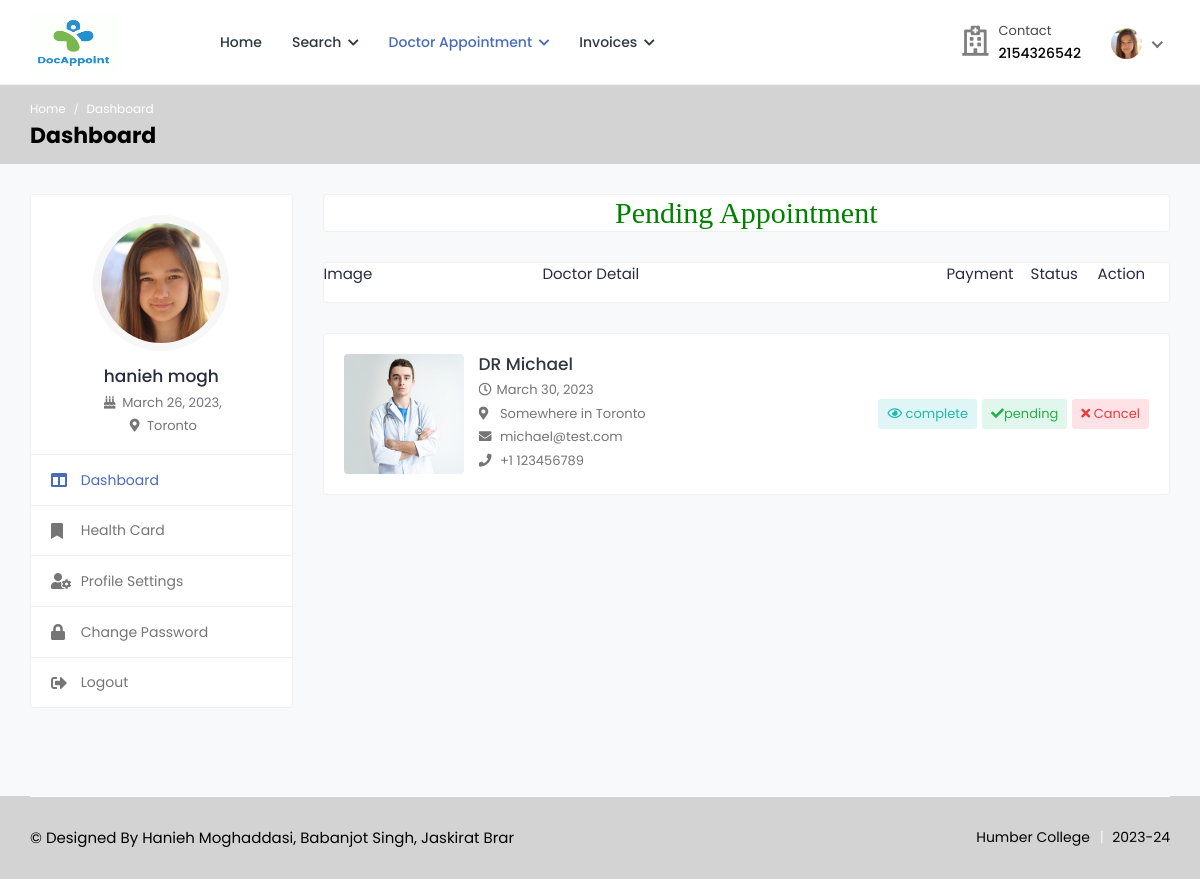
Screenshot of /patient_appoinment (signed in) with the database file from the repository.
### health/models.py (models this page shows, shortened)
class Patient(models.Model):
    user = models.ForeignKey(User,on_delete=models.CASCADE,null=True)
    blood_group = models.CharField(max_length=10,choices=blood_group,null=True, blank=True)
    health_uid = models.CharField(max_length=16,null=True, blank=True)
    ex_year= models.CharField(max_length=10,null=True, blank=True)
    ex_month= models.CharField(max_length=10,null=True, blank=True)
    cvv = models.CharField(max_length=10,null=True, blank=True)
    mobile_no = models.CharField(max_length=10,null=True, blank=True)
    addr = models.CharField(max_length=100,null=True, blank=True)
    card_status = models.CharField(max_length=100,null=True, blank=True)
    date_of_birth = models.DateField(null=True, blank=True)
    image = models.FileField(null=True, blank=True)

class Appointment(models.Model):
    doctor=models.ForeignKey(Doctor, on_delete=models.CASCADE, null=True)
    patient=models.ForeignKey(Patient, on_delete=models.CASCADE, null=True)
    medical=models.ForeignKey(Medical, on_delete=models.CASCADE, null=True)
    a_date=models.DateField(null=True)
    status=models.CharField(max_length=100,null=True)
    p_status=models.CharField(max_length=100,null=True)
    from_time = models.TimeField(null=True, blank=True)
    to_time = models.TimeField(null=True, blank=True)

class Doctor(models.Model):
    status = models.CharField(max_length=100,null=True)
    user = models.ForeignKey(User, on_delete=models.CASCADE, null=True)
    mobile_no = models.CharField(max_length=10, null=True, blank=True)
    addr = models.CharField(max_length=100, null=True, blank=True)
    experience = models.CharField(max_length=100, null=True, blank=True)
    specialist = models.CharField(max_length=100, null=True, blank=True)
    service = models.CharField(max_length=100, null=True, blank=True)
    clinic = models.CharField(max_length=100, null=True, blank=True)
    cl_address = models.CharField(max_length=100, null=True, blank=True)
    daystiming = models.CharField(max_length=100, null=True, blank=True)
    timing = models.CharField(max_length=100, null=True, blank=True)
    price = models.CharField(max_length=100, null=True, blank=True)
    date_of_birth = models.DateField(null=True, blank=True)
    gender = models.CharField(max_length=100,choices=gender,null=True, blank=True)
    biography = models.TextField(null=True, blank=True)
    image = models.FileField(null=True, blank=True)

### health/views.py (the view)
# urls.py: path('patient_appoinment', patient_appoinment,name="patient_appoinment"),
def patient_appoinment(request):
    appointment=Appointment.objects.filter(patient=Patient.objects.get(user=request.user),status="pending")
    return render(
        request,
        'patient/patient_appoinment.html',
        context={'data':appointment}
        )

### health/templates/patient/patient_appoinment.html (shortened to what this page needs)
{% extends 'patient/sidebar.html' %}
{% load static %}
{% block b %}
<h2 style="font-family:roman;color:green" align="center" class="card">Pending Appointment</h2>
        <div class="card">
                    <div class="row">
                        <div class="col-3">
                            <p>
                                Image
                            </p>
                        </div>
                            <div class="col-5">
                                <p>
                                    Doctor Detail
                                </p>
                            </div>
                        <div class="col-4">
                                    <span style="margin-right:5%;margin-left:15%">
                                        Payment
                                    </span>
                                    <span style="margin-right:6%">
                                        Status
                                    </span>
                                    <span>
                                        Action
                                    </span>
                            </div>
                        </div>
                    </div>
    {% for i in data %}
        <div class="appointments">
                <div class="appointment-list">
                    <div class="profile-info-widget">
                        <a href="#" class="booking-doc-img">
                            <img src="{{i.doctor.image.url}}" alt="User Image">
                        </a>
                        <div class="profile-det-info">
                            <h3><a href="#">DR {{i.doctor.user.first_name}}</a></h3>
                            <div class="patient-details">
                                <h5><i class="far fa-clock"></i>{{i.a_date}}</h5>
                                <h5><i class="fas fa-map-marker-alt"></i> {{i.doctor.cl_address}}</h5>
                                <h5><i class="fas fa-envelope"></i> {{i.doctor.user.email}}</h5>
                                <h5 class="mb-0"><i class="fas fa-phone"></i> +1 {{i.doctor.mobile_no}}</h5>
                            </div>
                        </div>
                    </div>
                    <div class="appointment-action">
                        <a href="#" class="btn btn-sm bg-info-light" data-toggle="modal" data-target="#appt_details">
                            <i class="far fa-eye"></i> {{i.p_status}}
                        </a>
                        <a href="javascript:void(0);" class="btn btn-sm bg-success-light">
                            <i class="fas fa-check"></i>{{i.status}}
                        </a>
                        <a href="{% url 'cancel_appointment' i.id %}" class="btn btn-sm bg-danger-light" onclick="return confirm('Are you sure to Cancel Appointment?')">
                            <i class="fas fa-times"></i> Cancel
                        </a>
                    </div>
                </div>
            </div>
{% endfor %}
{% endblock %}

### health/templates/patient/sidebar.html
{% extends 'patient/base.html' %}
{% block body %}
{% load static %}
			<div class="breadcrumb-bar">
				<div class="container-fluid">
					<div class="row align-items-center">
						<div class="col-md-12 col-12">
							<nav aria-label="breadcrumb" class="page-breadcrumb">
								<ol class="breadcrumb">
									<li class="breadcrumb-item"><a href="index-2.html">Home</a></li>
									<li class="breadcrumb-item active" aria-current="page">Dashboard</li>
								</ol>
							</nav>
							<h2 class="breadcrumb-title">Dashboard</h2>
						</div>
					</div>
				</div>
			</div>
			<div class="content">
				<div class="container-fluid">
					<div class="row">
						<div class="col-md-5 col-lg-4 col-xl-3 theiaStickySidebar">
                            <div class="profile-sidebar">
								<div class="widget-profile pro-widget-content">
									<div class="profile-info-widget">
										<a href="#" class="booking-doc-img">
											{% if request.user.patient_set.all.0.image %}
											<img src="{{request.user.patient_set.all.0.image.url}}" alt="User Image">
											{% endif %}
										</a>
										<div class="profile-det-info">
											<h3>{{request.user.first_name}} {{request.user.last_name}}</h3>
											<div class="patient-details">
												<h5><i class="fas fa-birthday-cake"></i> {{request.user.patient_set.all.0.date_of_birth}},</h5>
												<h5 class="mb-0"><i class="fas fa-map-marker-alt"></i> {{request.user.patient_set.all.0.addr}}</h5>
											</div>
										</div>
									</div>
								</div>
								<div class="dashboard-widget">
									<nav class="dashboard-menu">
										<ul>
											<li class="active">
												<a href="{% url 'dashboard_for_patient' %}">
													<i class="fas fa-columns"></i>
													<span>Dashboard</span>
												</a>
											</li>
											<li>
												<a href="{%  url 'apply_healthcard' %}">
													<i class="fas fa-bookmark"></i>
													<span>Health Card</span>
												</a>
											</li>
											<li>
												<a href="{% url 'profile_for_patient' %}">
													<i class="fas fa-user-cog"></i>
													<span>Profile Settings</span>
												</a>
											</li>
											<li>
												<a href="{% url 'patient_update_password' %}">
													<i class="fas fa-lock"></i>
													<span>Change Password</span>
												</a>
											</li>
											<li>
												<a href="{% url 'logout' %}">
													<i class="fas fa-sign-out-alt"></i>
													<span>Logout</span>
												</a>
											</li>
										</ul>
									</nav>
								</div>
							</div>
						</div>
						<div class="col-md-7 col-lg-8 col-xl-9">
                            {% block b %}
                            {% endblock %}
                            </div>
					</div>
				</div>
			</div>
{% endblock %}

### health/templates/patient/base.html (shortened to what this page needs)
<!DOCTYPE html>
{% load static %}
<html lang="en">
<head>
		<link rel="stylesheet" href="{% static 'user/css/bootstrap.min.css' %}">
		<link rel="stylesheet" href="{% static 'user/plugins/fontawesome/css/fontawesome.min.css' %}">
		<link rel="stylesheet" href="{% static 'user/plugins/fontawesome/css/all.min.css' %}">
		<link rel="stylesheet" href="{% static 'user/css/style.css' %}">
	</head>
	<body>
		<div class="main-wrapper">
			<header class="header">
				<nav class="navbar navbar-expand-lg header-nav">
					<div class="navbar-header">
						<a href="{% url 'home' %}" class="navbar-brand logo">
							<img src="{% static 'user/img/favicon (1).png' %}" class="img-fluid" alt="Logo" style="width:90px;height:60px">
						</a>
					</div>
					<div class="main-menu-wrapper">
						<ul class="main-nav">
							<li>
								<a href="{% url 'dashboard_for_patient' %}">Home</a>
							</li>
							<li class="has-submenu">
								<a href="#">Search <i class="fas fa-chevron-down"></i></a>
							</li>
							<li class="has-submenu active">
								<a href="#"> Doctor Appointment <i class="fas fa-chevron-down"></i></a>
							</li>
							<li class="has-submenu">
								<a href="#">Invoices <i class="fas fa-chevron-down"></i></a>
							</li>
						</ul>
					</div>
					<ul class="nav header-navbar-rht">
						<li class="nav-item contact-item">
							<div class="header-contact-img">
								<i class="far fa-hospital"></i>
							</div>
							<div class="header-contact-detail">
								<p class="contact-header">Contact</p>
								<p class="contact-info-header">{{request.user.patient_set.all.0.mobile_no}}</p>
							</div>
						</li>
						<li class="nav-item dropdown has-arrow logged-item">
							<a href="#" class="dropdown-toggle nav-link" data-toggle="dropdown">
								<span class="user-img">
									{% if request.user.patient_set.all.0.image %}
									<img class="rounded-circle" src="{{request.user.patient_set.all.0.image.url}}" width="31" alt="Ryan Taylor">
									{% endif %}
								</span>
							</a>
						</li>
					</ul>
				</nav>
			</header>
{% block body %}
{% endblock %}
			<footer class="footer">
                <div class="footer-bottom">
					<div class="container-fluid">
						<div class="copyright">
							<div class="row">
								<div class="col-md-6 col-lg-6">
									<div class="copyright-text">
										<p class="mb-0"><a>© Designed By Hanieh Moghaddasi, Babanjot Singh, Jaskirat Brar </a></p>
									</div>
								</div>
								<div class="col-md-6 col-lg-6">
									<div class="copyright-menu">
										<ul class="policy-menu">
											<li><a>Humber College</a></li>
											<li><a>2023-24</a></li>
										</ul>
									</div>
								</div>
							</div>
						</div>
					</div>
				</div>
			</footer>
		</div>
	</body>
</html>

### rows the page displays
Appointment: doctor.image (picture), doctor.user.first_name "Michael", a_date "March 30, 2023", doctor.cl_address "Somewhere in Toronto", doctor.user.email "michael@test.com", doctor.mobile_no "123456789", p_status "complete", status "pending"

### other values shown
{{ request.user.patient_set.all.0.mobile_no }} "2154326542"
{{ request.user.first_name }} "hanieh"
{{ request.user.last_name }} "mogh"
{{ request.user.patient_set.all.0.date_of_birth }} "March 26, 2023"
{{ request.user.patient_set.all.0.addr }} "Toronto"
